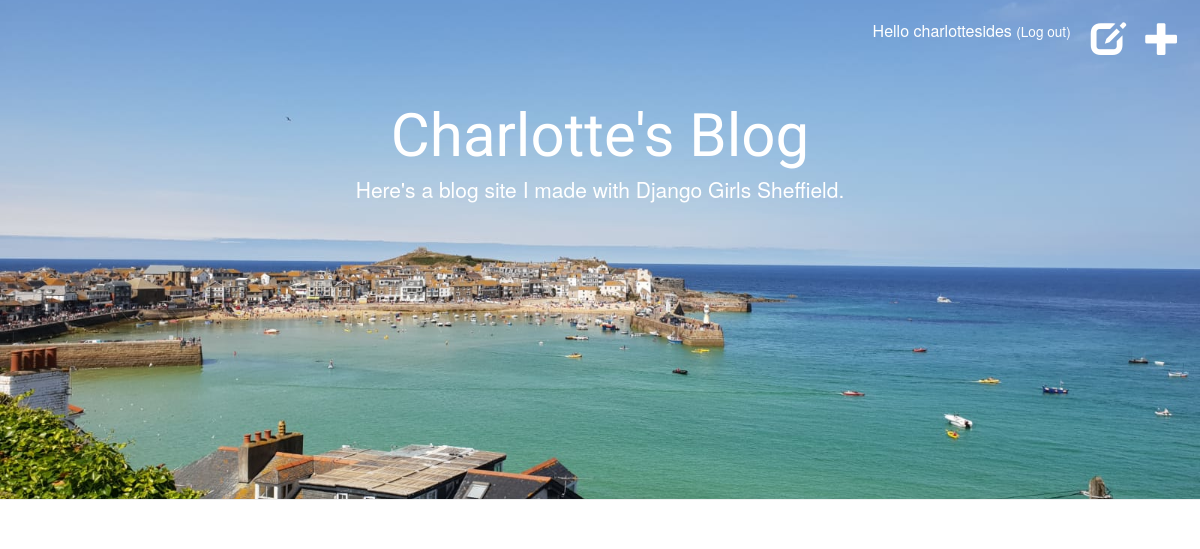
Page /drafts/ (signed in) on the earlier database version.
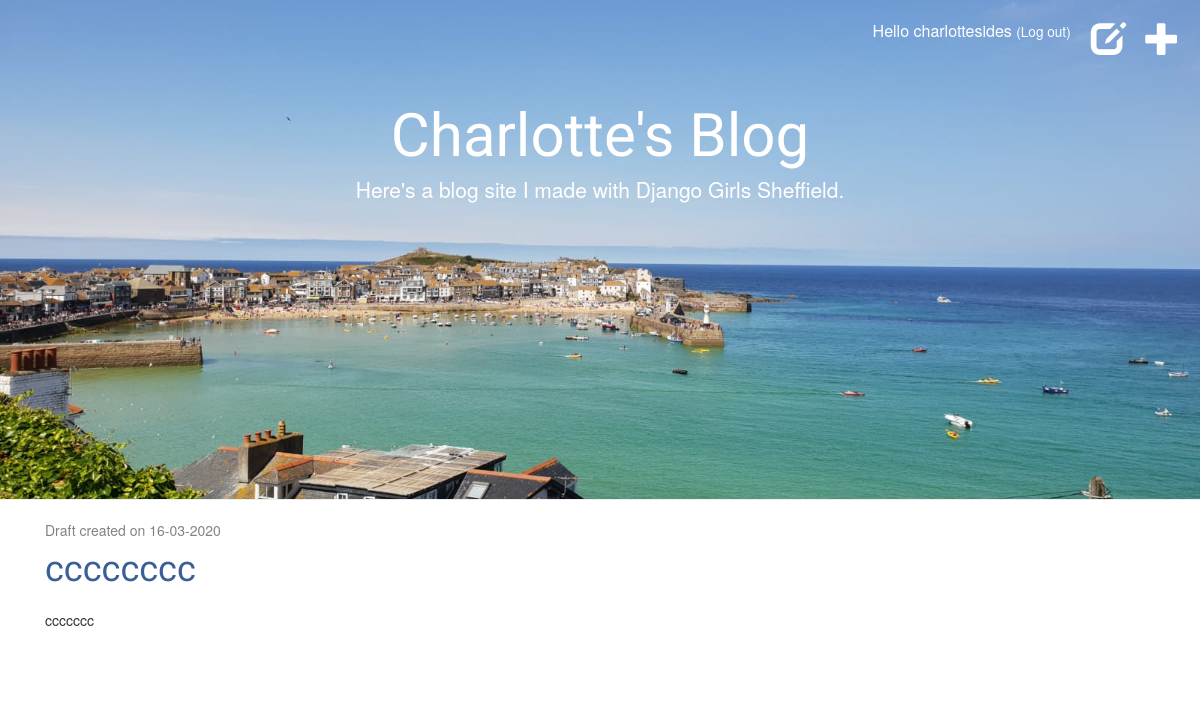
Same page on the later database version.
### blog/models.py (models this page shows, shortened)
class Post(models.Model):
    author = models.ForeignKey(settings.AUTH_USER_MODEL, on_delete=models.CASCADE)
    title = models.CharField(max_length=200)
    text = models.TextField()
    created_date = models.DateTimeField(default=timezone.now)
    published_date = models.DateTimeField(blank=True, null=True)

### blog/views.py (the view)
# urls.py: path('drafts/', views.post_draft_list, name='post_draft_list'),
@login_required
def post_draft_list(request):
    posts = Post.objects.filter(published_date__isnull=True).order_by('created_date')
    return render(request, 'blog/post_draft_list.html', {'posts': posts})

### blog/templates/blog/post_draft_list.html
{% extends 'blog/base.html' %}
{% block content %}
    {% for post in posts %}
        <div class="post">
            <p class="date">Draft created on {{ post.created_date|date:'d-m-Y' }}</p>
            <h1 class="mt-3"><a href="{% url 'post_detail' pk=post.pk %}">{{ post.title }}</a></h1>
            <p>{{ post.text|truncatechars:500 }}</p>
        </div>
    {% endfor %}
{% endblock %}

### blog/templates/blog/base.html (shortened to what this page needs)
{% load static %}
<html>
    <head>
        <link rel="stylesheet" href="https://stackpath.bootstrapcdn.com/bootstrap/4.4.1/css/bootstrap.min.css">
        <link rel="stylesheet" href="//maxcdn.bootstrapcdn.com/bootstrap/3.2.0/css/bootstrap.min.css">
        <link rel="stylesheet" href="{% static 'css/blog.css' %}">
    </head>
    <body>
        <div class="page-header text-center img-fluid">
            {% if user.is_authenticated %}
                <a href="{% url 'post_new' %}" class="top-menu"><span class="glyphicon glyphicon-plus"></span></a>
                <a href="{% url 'post_draft_list' %}" class="top-menu"><span class="glyphicon glyphicon-edit"></span></a>
                <p class="top-menu" style="font-size: medium;">Hello {{ user.username }} <small>(<a href="{% url 'logout' %}" style="color:white;">Log out</a>)</small></p>
            {% else %}
                <a href="{% url 'login' %}" class="top-menu"><span class="glyphicon glyphicon-lock"></span></a>
            {% endif %}
            <h1 class="display-1" id="title"><a href="/">Charlotte's Blog</a></h1>
            <p class="lead mt-1" id="subtitle">Here's a blog site I made with Django Girls Sheffield.</p>
        </div>
        <div class="content container">
            <div class="row">
                <div class="col-md-10">
                    {% block content %}
                    {% endblock %}
                </div>
            </div>
        </div>
    </body>
</html>

Differences in the rows shown:
added Post: created_date "16-03-2020", title "cccccccc", text "ccccccc"
